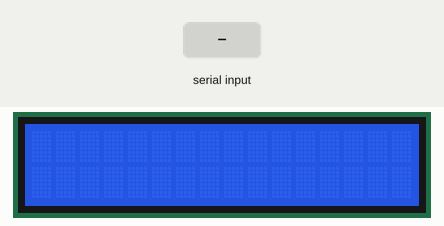
Simulated run of this sketch. Board: Arduino Uno, built with avr-gcc and run on an emulated ATmega328P. On the bench: 16×2 character LCD. The inputs (shaded band) are chosen by the test bench.

Above: at 1.2 s.
1.3 s: "1" received over Serial
At 3.5 s:
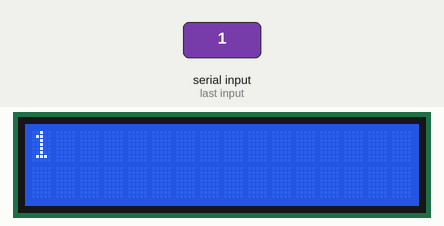
3.8 s: "0" received over Serial
At 5.4 s:
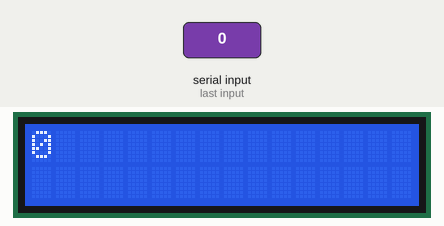
6.3 s: "2" received over Serial
At 8.5 s:
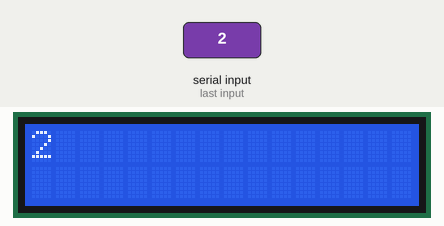
Timing chart, 0 to 10.0 s (numbered marks = the images above; inputs shaded):
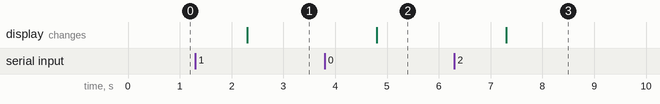

Measured:
- after the input at 1.3 s, the display: changes after 1.0 s (image 1)
- after the input at 3.8 s, the display: changes after 1.0 s (image 2)
- after the input at 6.3 s, the display: changes after 1.0 s (image 3)

The sketch:

LCD_serial.ino
```cpp
#include <LiquidCrystal.h>

LiquidCrystal lcd( 10, 9, 5, 4, 3, 2);
String a;

void setup() {

  lcd.begin(16, 2);
  Serial.begin(9600);
}

void loop() {
  while(Serial.available()) {

    a= Serial.readString();// read the incoming data as string


    lcd.clear();
    lcd.setCursor(0, 0);

    lcd.print(a);

  }
}
```
